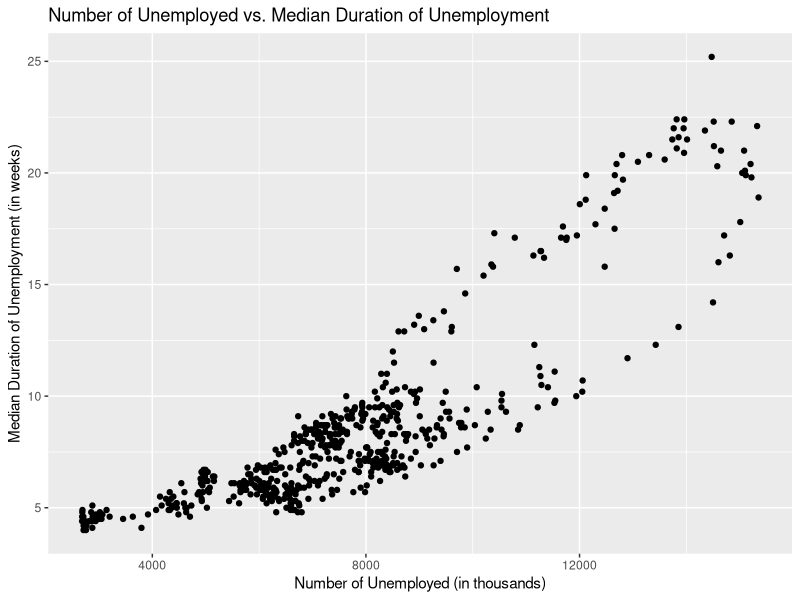
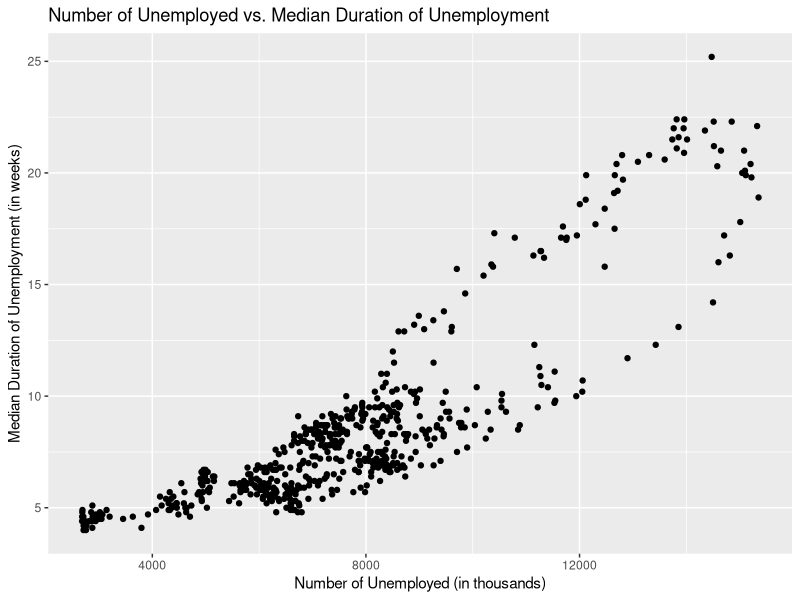

Write R code to recreate these figures, in order.
## ---- chunk 1
#| label: ex1-assign-variable

# The assignment operator in R is "<-" 
# Read it as: store the value on the right INTO the name on the left.
X <- "This is my first assignment"

# Assignment alone produces no output, so print the object to confirm it worked.
X
## ---- chunk 2
#| label: ex2-paste-examples

# --- Examples adapted from the paste() help document ---

# paste() inserts a space between arguments by default.
paste("A", "B", "C")

# paste0() joins with NO separator - that is the key difference.
paste0("A", "B", "C")

# The sep argument controls what goes between the arguments.
paste("A", "B", "C", sep = "-")

# paste() is vectorized: it recycles the shorter argument.
paste0("Observation_", 1:5)

# The collapse argument flattens a vector into ONE single string.
paste(c("apple", "banana", "cherry"), collapse = ", ")

# sep and collapse can be combined.
paste("Row", 1:3, sep = "_", collapse = " | ")
## ---- chunk 3
#| label: ex2-append-text

# paste() joins the existing variable with the new text.
X <- paste(X, "and I'm loving it!")

# Print to confirm the text was appended correctly.
X
## ---- chunk 4
#| label: ex3-vector

# c() stands for "combine" - it builds a vector from individual values.
Y <- c(2, 3, 4, 5)
Y

# R is vectorized: multiplying by 2 applies to EVERY element at once.
# No loop is needed, unlike most other programming languages.
Y <- Y * 2

# Print to confirm the multiplication overwrote Y correctly.
Y
## ---- chunk 5
#| label: ex4-print-both

# Typing an object name auto-prints it at the console.
X
Y

# print() does the same thing explicitly, and is required 
# inside loops and functions where auto-printing doesn't happen.
print(X)
print(Y)
## ---- chunk 6
#| label: ex5-max-min

# max() returns the largest value in the vector.
max(Y)

# min() returns the smallest value in the vector.
min(Y)

# range() is a useful shortcut - it returns both at once as a vector.
range(Y)
## ---- chunk 7
#| label: ex6-load-ggplot2

# install.packages("ggplot2")  # Only needed once. Commented out to avoid reinstalling on render.

# library() loads an already-installed package into the current session.
library(ggplot2)

# head() shows the first six rows by default - a quick way to inspect a data set.
head(economics)
## ---- chunk 8
#| label: ex7-build-plot

# Build the plot in layers, per the grammar of graphics:
#   1. data      -> the economics data set
#   2. aesthetics -> which variable maps to which axis
#   3. geometry   -> how the data is drawn (points, for a scatter plot)
plot <- ggplot(data = economics, aes(x = unemploy, y = uempmed)) +
  geom_point()

# Add the title and axis labels using the full variable names from the help doc.
plot + 
  labs(title = "Number of Unemployed vs. Median Duration of Unemployment",
       x = "Number of Unemployed (in thousands)",
       y = "Median Duration of Unemployment (in weeks)")
## ---- chunk 9
#| label: fig-unemployment
#| fig-cap: "Relationship between the number of unemployed persons and the median duration of unemployment, US monthly data from 1967 onward."
#| fig-width: 5
#| fig-asp: 0.6

# The native pipe (|>) passes the data set directly into ggplot() 
# as its first argument, so no plot object needs to be saved first.
economics |>
  ggplot(aes(x = unemploy, y = uempmed)) +
  geom_point() +
  labs(title = "Number of Unemployed vs. Median Duration of Unemployment",
       x = "Number of Unemployed (in thousands)",
       y = "Median Duration of Unemployment (in weeks)")
